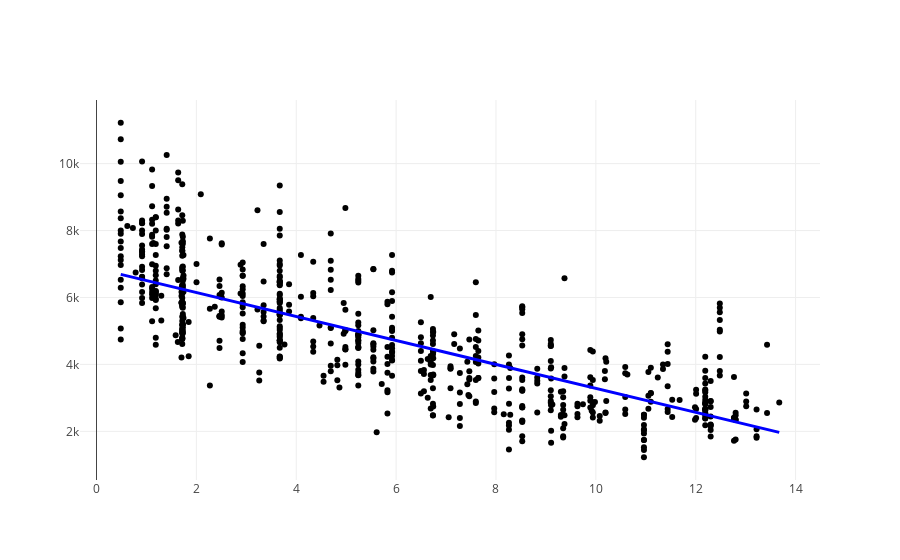

Notebook code cell kept with this figure:
### Code cell
from plotly.offline import iplot, init_notebook_mode, plot
import plotly.graph_objs as go

init_notebook_mode(connected=True)

from sklearn.metrics import mean_squared_error, r2_score, mean_absolute_error
from sklearn.linear_model import LinearRegression

x_train = train_data[['dist_center']]
y_train = train_data['price_per_square_meter']

x_test = test_data[['dist_center']]
y_test = test_data['price_per_square_meter']

ln = LinearRegression()

ln.fit(x_train, y_train)

y_pred = ln.predict(x_test)

# The coefficients
print('Coefficients: \n', ln.coef_)
print("Mean squared error: %.2f"
      % mean_squared_error(y_test, y_pred))
print("Mean absolute error: %.2f"
      % mean_absolute_error(y_test, y_pred))
print('Variance score: %.2f' % r2_score(y_test, y_pred))

# Plot outputs
p1 = go.Scatter(x=x_test.values.flatten(), 
                y=y_test.values.flatten(), 
                mode='markers',
                marker=dict(color='black')
               )

p2 = go.Scatter(x=x_test.values.flatten(), 
                y=y_pred,
                mode='lines',
                line=dict(color='blue', width=3)
                )

layout = go.Layout(xaxis=dict(ticks='', showticklabels=True,
                              zeroline=True),
                   yaxis=dict(ticks='', showticklabels=True,
                              zeroline=True),
                   showlegend=False, hovermode='closest')

fig = go.Figure(data=[p1, p2], layout=layout)

iplot(fig)

### Figure 1 — Plotly figure (JSON) as saved in the notebook; plotly's stock layout.template omitted (floating-point values rounded to 4 significant figures; data arrays with more than 128 entries replaced by an {"elided": "..."} marker saying what was removed)
{"data": [{"marker": {"color": "black"}, "mode": "markers", "type": "scatter", "x": {"elided": "666 float values"}, "y": {"elided": "666 int values"}}, {"line": {"color": "blue", "width": 3}, "mode": "lines", "type": "scatter", "x": {"elided": "666 float values"}, "y": {"elided": "666 float values"}}], "layout": {"hovermode": "closest", "showlegend": false, "xaxis": {"showticklabels": true, "ticks": "", "zeroline": true}, "yaxis": {"showticklabels": true, "ticks": "", "zeroline": true}}}
